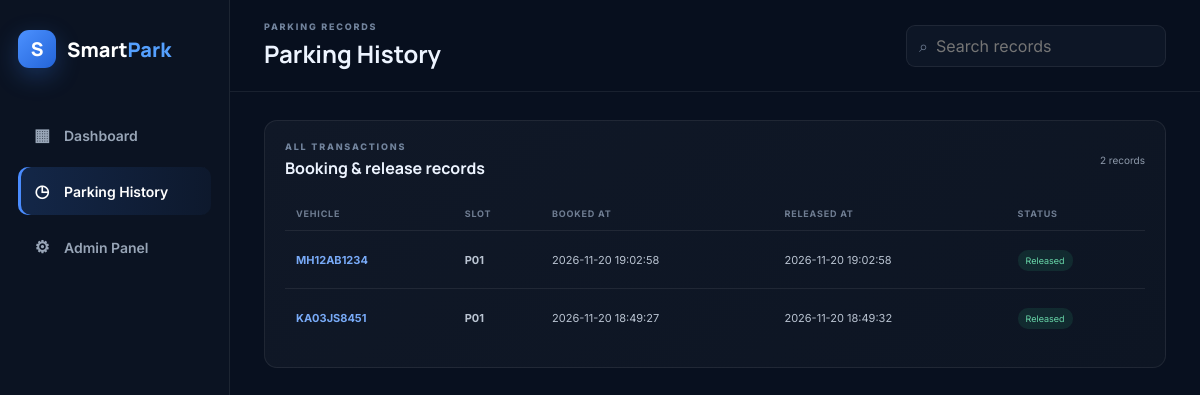
The app's page /history, older data.
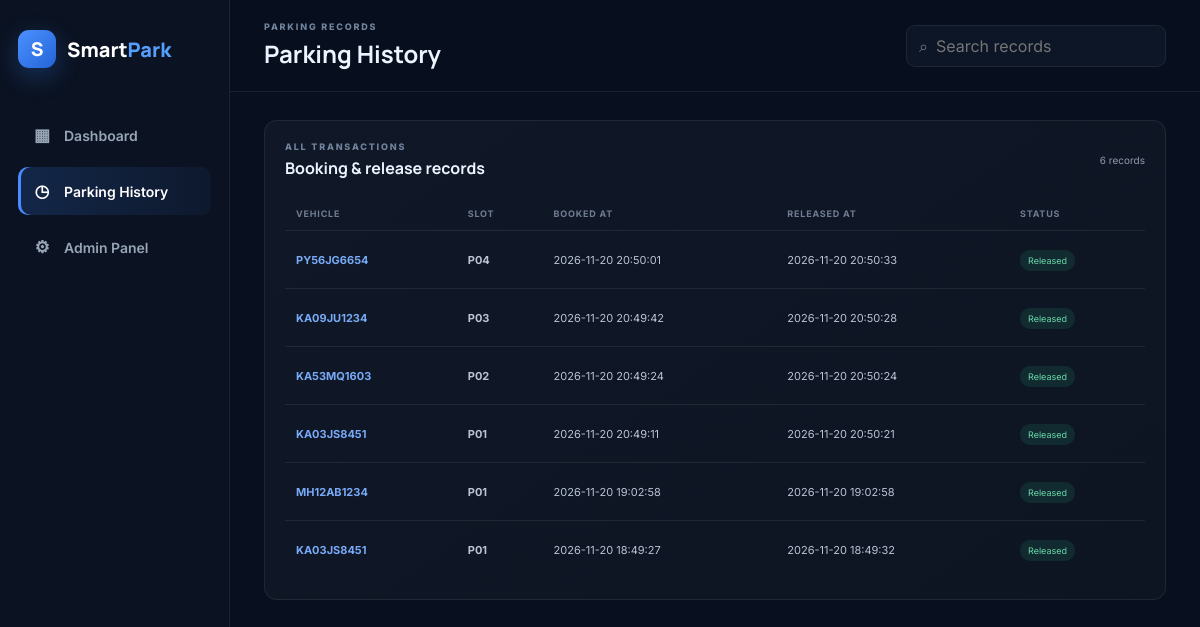
The same page, newer data.
### tables this page shows
CREATE TABLE parking_history (
            id INTEGER PRIMARY KEY AUTOINCREMENT,
            slot_number TEXT NOT NULL,
            vehicle_number TEXT NOT NULL,
            booking_time TEXT NOT NULL,
            release_time TEXT,
            status TEXT NOT NULL DEFAULT 'active'
        );

### app.py (the view)
@app.route("/history")
def history():
    search = request.args.get("q", "").strip()
    conn = get_db()
    try:
        if search:
            term = f"%{search}%"
            records = conn.execute(
                """
                SELECT * FROM parking_history
                WHERE slot_number LIKE ? OR vehicle_number LIKE ?
                ORDER BY id DESC
                """,
                (term, term)
            ).fetchall()
        else:
            records = conn.execute(
                "SELECT * FROM parking_history ORDER BY id DESC"
            ).fetchall()
        return render_template(
            "history.html",
            records=records,
            search=search
        )
    finally:
        conn.close()

### app.py (called while the page is built)
@app.before_request
def protect_mutations():
    if request.method in ("POST", "PUT", "PATCH", "DELETE"):
        supplied = (
            request.headers.get("X-CSRF-Token")
            or request.form.get("csrf_token")
        )
        expected = session.get("csrf_token")
        if (
            not supplied
            or not expected
            or not hmac.compare_digest(supplied, expected)
        ):
            return jsonify({
                "success": False,
                "message": "Invalid or missing security token. Refresh and try again."
            }), 403

### database.py (called while the page is built)
def get_db():
    conn = sqlite3.connect(DB_PATH, timeout=30)
    conn.row_factory = sqlite3.Row
    return conn

### templates/history.html
<!doctype html><html lang="en"><head><meta charset="utf-8"><meta name="viewport" content="width=device-width,initial-scale=1"><title>Parking History · SmartPark</title><link rel="stylesheet" href="https://fonts.googleapis.com/css2?family=Inter:wght@400;500;600;700&family=Manrope:wght@700;800&display=swap"><link rel="stylesheet" href="{{ url_for('static', filename='css/style.css') }}"></head><body><div class="app-shell"><aside class="sidebar" id="sidebar"><a class="brand" href="/"><span class="brand-mark">S</span><span>Smart<span>Park</span></span></a><nav><a class="nav-link" href="/"><span>▦</span>Dashboard</a><a class="nav-link active" href="/history"><span>◷</span>Parking History</a><a class="nav-link" href="/admin"><span>⚙</span>Admin Panel</a></nav></aside><main><header class="topbar"><button class="menu-button" id="menuButton">☰</button><div><p class="eyebrow">PARKING RECORDS</p><h1>Parking History</h1></div><div class="top-actions"><form class="search" action="/history" method="get"><span>⌕</span><input name="q" value="{{ search }}" placeholder="Search records"></form></div></header><div class="content"><section class="panel table-panel"><div class="panel-heading"><div><p class="eyebrow">ALL TRANSACTIONS</p><h3>Booking & release records</h3></div><span class="record-count">{{ records|length }} records</span></div><div class="table-wrap"><table><thead><tr><th>Vehicle</th><th>Slot</th><th>Booked at</th><th>Released at</th><th>Status</th></tr></thead><tbody>{% for record in records %}<tr><td><b class="vehicle-tag">{{ record.vehicle_number }}</b></td><td><b>{{ record.slot_number }}</b></td><td>{{ record.booking_time }}</td><td>{{ record.release_time or '—' }}</td><td><span class="table-status {{ record.status }}">{{ record.status|title }}</span></td></tr>{% else %}<tr><td colspan="5" class="empty-table">No parking records found</td></tr>{% endfor %}</tbody></table></div></section></div></main></div><script src="{{ url_for('static', filename='js/script.js') }}"></script></body></html>

Row changes from the older to the newer data that the page shows:
added parking_history: vehicle_number "PY56JG6654", slot_number "P04", booking_time "2026-11-20 20:50:01", release_time "2026-11-20 20:50:33", status "Released"
added parking_history: vehicle_number "KA09JU1234", slot_number "P03", booking_time "2026-11-20 20:49:42", release_time "2026-11-20 20:50:28", status "Released"
added parking_history: vehicle_number "KA53MQ1603", slot_number "P02", booking_time "2026-11-20 20:49:24", release_time "2026-11-20 20:50:24", status "Released"
added parking_history: vehicle_number "KA03JS8451", slot_number "P01", booking_time "2026-11-20 20:49:11", release_time "2026-11-20 20:50:21", status "Released"
Text that changed along with them:
{{ records|length }}: "2" → "6"
